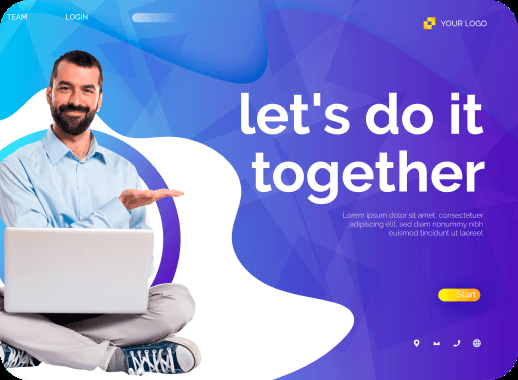
#> input picture firProject/Resources/leena.png, 518 x 380 px
$ python BasicFunctions.py
#> lines starting #> are read from the running program, lines starting #| are printed output that depends on the picture; after the words box and inside, x2 and y2 are one past the last pixel; in counts of white or black regions, pixels touching at a corner belong together
import cv2
import numpy as np

# The kernels is a matrix that helps to traverse in the img
kernel = np.ones((5,5),np.uint8)
print(kernel)

path = "Resources/leena.png"
# Coverted img into grayscale
# img = cv2.imread(path,0)
# cv2.imshow("leena",img)

img = cv2.imread(path)
#> img is the input picture: shape (380, 518, 3); mean B, G, R 211.6, 135.1, 132.2
imgGray = cv2.cvtColor(img,cv2.COLOR_BGR2GRAY)
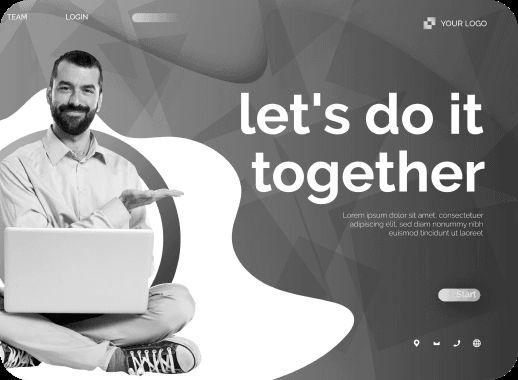
#> imgGray: shape (380, 518); min 0, max 255, mean 143

# The ksize is always in odd and if we increase it the intensity of blur increases
imgBlur = cv2.GaussianBlur(imgGray,(5,5),0)
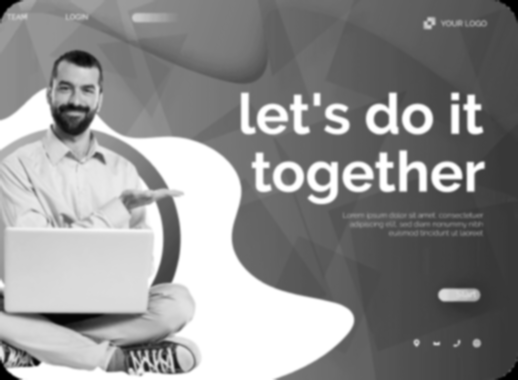
#> imgBlur: shape (380, 518); min 0, max 255, mean 143
# imgBlur2 = cv2.GaussianBlur(imgGray,(7,7),0)

# by using canny we get the edges of the main part of our img
# Here the threshold parameters denotes the intensity
# if parameters are high ---> less lines
imgCanny = cv2.Canny(imgBlur,100,100)
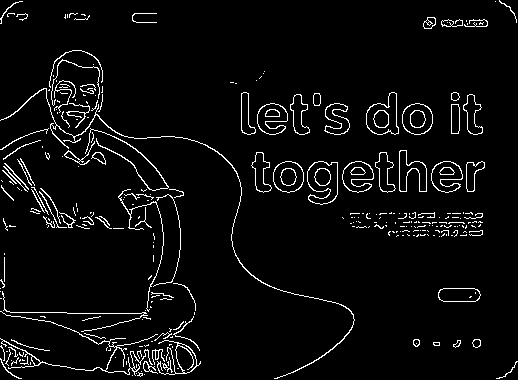
#> imgCanny: shape (380, 518); 4.5% white in thin lines or dots
imgCanny2 = cv2.Canny(imgBlur,200,200)
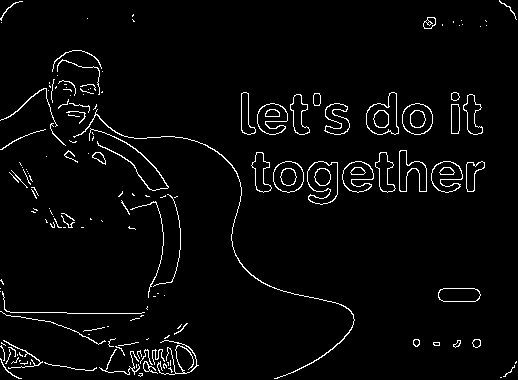
#> imgCanny2: shape (380, 518); 3.3% white in thin lines or dots

# Increses the thicknes of the edges in the canny img
# more no of iterations more the thickness of edges
imgDilate = cv2.dilate(imgCanny,kernel,iterations=1)
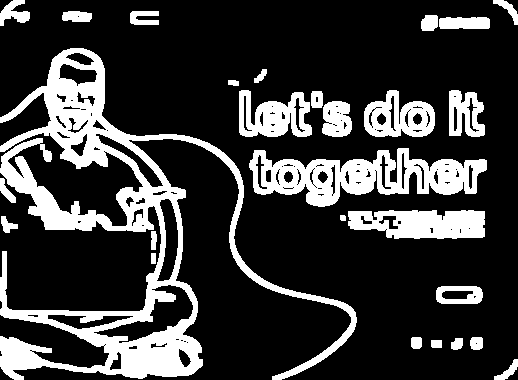
#> imgDilate: shape (380, 518); 22.5% white; 27 white regions, largest, box (x1, y1, x2, y2) and area: (0, 48, 357, 380) 23822, (249, 148, 487, 207) 6920, (348, 210, 485, 239) 3160

# erosion is the reverse of dilation
imgEroded = cv2.erode(imgDilate,kernel,iterations=1)
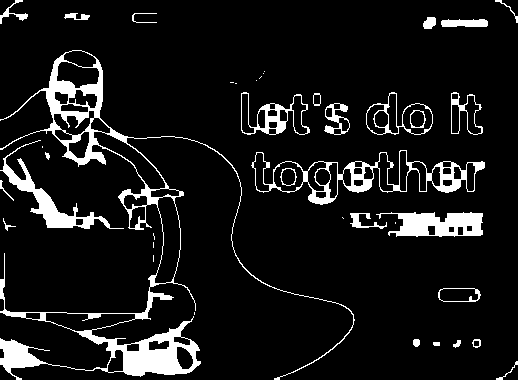
#> imgEroded: shape (380, 518); 9.2% white; 40 white regions (13 under 20 px), largest, box (x1, y1, x2, y2) and area: (0, 50, 355, 380) 8804, (251, 150, 485, 205) 2336, (376, 212, 483, 237) 1734

# By using dilation
# cv2.imshow("Gray",imgGray)
# cv2.imshow("Blur",imgBlur)
# cv2.imshow("Blur2",imgBlur2)
cv2.imshow("Canny",imgCanny)
# cv2.imshow("Canny2",imgCanny2)
cv2.imshow("Dilate",imgDilate)
cv2.imshow("erosion",imgEroded)

cv2.waitKey(0)
